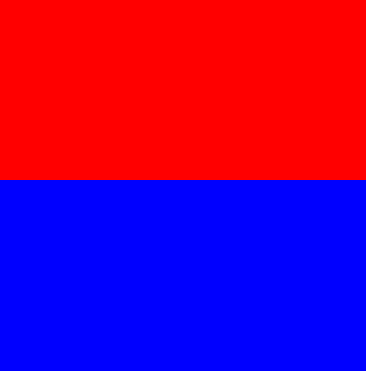
#> input picture 14.Histogram/red_blue.jpg, 366 x 371 px
$ python Histogram.py
#> lines starting #> are read from the running program, lines starting #| are printed output that depends on the picture
"""
* It is a graphical representation of the tonal distribution in an image.
* Contains the number of pixels for each tonal value.

A histogram is a representation of frequency distribution. It is the basis for numerous spatial domain processing
techniques. Histogram manipulation can be used for image enhancement. Contrast is defined as the difference in
intensity between two objects in an image. If the contrast is too low, it is impossible to distinguish between
two objects, and they are seen as a single object.  Histogram equalization is a widely used contrast-enhancement
technique in image processing because of its high eﬃciency and simplicity. It is one of the sophisticated methods for
modifying the dynamic range and contrast of an image by altering that image such that its intensity histogram has the
desired shape. It can be classified into two branches as per the transformation function is used.
"""

import cv2
import matplotlib.pyplot as plt
import numpy as np

# Transfer img in
img = cv2.imread("red_blue.jpg")
#> img is the input picture: shape (371, 366, 3); mean B, G, R 131.3, 0, 123.7
img_vis = cv2.cvtColor(img, cv2.COLOR_BGR2RGB)
plt.figure(), plt.imshow(img_vis), plt.title("red_blue RGB")

print(img.shape)
#| (371, 366, 3)

# Histogram
img_hist = cv2.calcHist([img], channels=[0], mask=None, histSize=[256], ranges=[0, 256])
#> img_hist = 256 values, max 69906 at index 255, min 0 at index 1, mean 530.4
print(img_hist.shape)
#| (256, 1)
plt.figure(), plt.plot(img_hist), plt.title("red_blue RGB")

# Colorful Histogram
color = ("b", "g", "r")
plt.figure()
for i, c in enumerate(color):  # i = index, c = value of index
    hist = cv2.calcHist([img], channels=[i], mask=None, histSize=[256], ranges=[0, 256])
    plt.plot(hist, color=c)

# Golden Gate
golden_gate = cv2.imread("goldenGate.jpg")
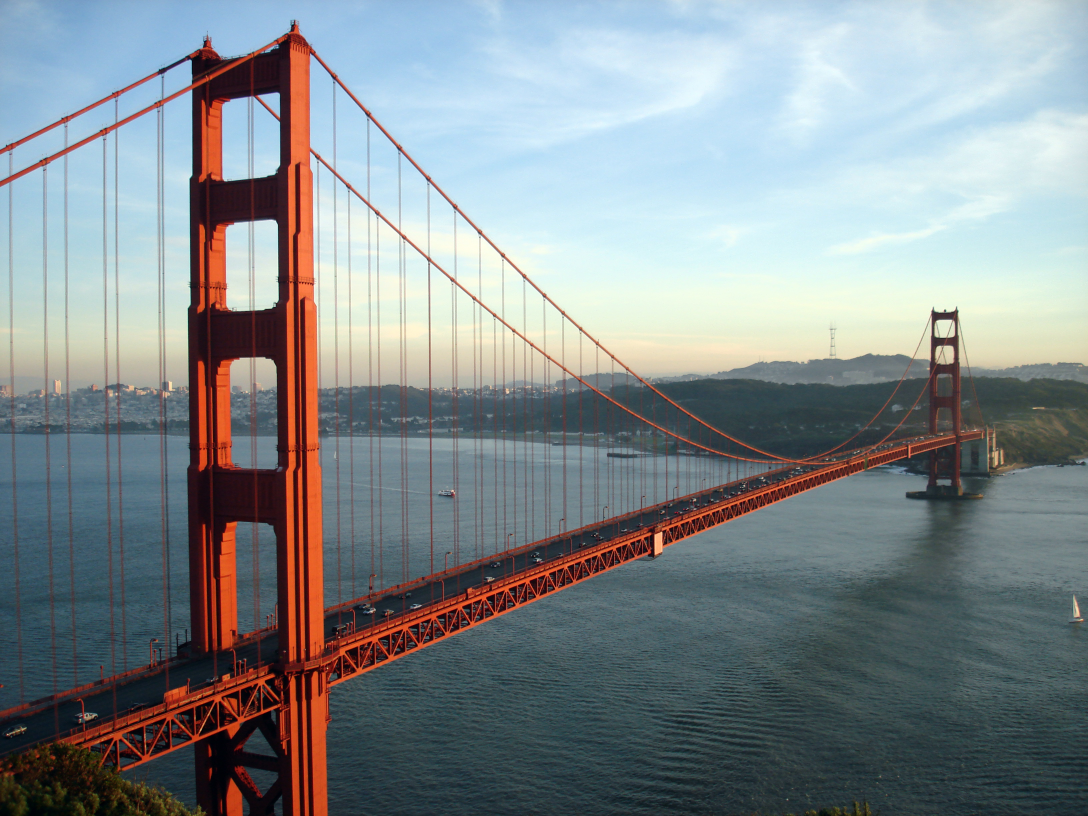
#> input picture 14.Histogram/goldenGate.jpg, 3264 x 2448 px (shown at 1/3 size)
#> golden_gate is the input picture: shape (2448, 3264, 3); mean B, G, R 141.3, 138.3, 130.3
golden_gate_vis = cv2.cvtColor(golden_gate, cv2.COLOR_BGR2RGB)
plt.figure(), plt.imshow(golden_gate_vis)

# Mask
mask = np.zeros(golden_gate.shape[:2], np.uint8)

print("info ")
print(golden_gate.shape)
#| (2448, 3264, 3)
print(golden_gate.shape[:2])
#| (2448, 3264)

plt.figure(), plt.imshow(mask, cmap="gray")

mask[1500:2000, 1000:2000] = 255
plt.figure(), plt.imshow(mask, cmap="gray")

masked_img_vis = cv2.bitwise_and(golden_gate_vis, golden_gate_vis, mask=mask)
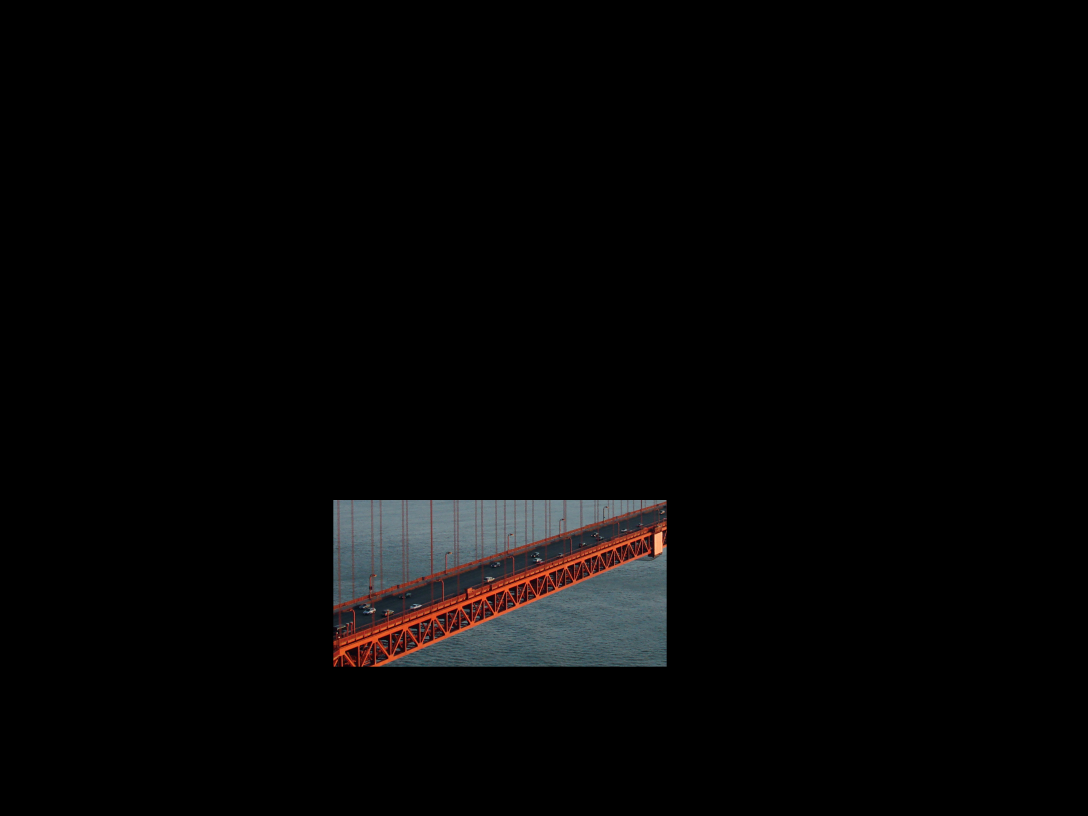
#> masked_img_vis: shape (2448, 3264, 3) (shown at 1/3 size); mean R, G, B 5.8, 5.3, 5.4
plt.figure(), plt.imshow(masked_img_vis, cmap="gray")

masked_img = cv2.bitwise_and(golden_gate, golden_gate, mask=mask)
masked_img_hist = cv2.calcHist([golden_gate], channels=[0], mask=mask, histSize=[256], ranges=[0, 256])
#> masked_img_hist = 256 values, max 7664 at index 105, min 0 at index 182, mean 1953.1
plt.figure(), plt.plot(masked_img_hist)

# Histogram equalization
img = cv2.imread("hist_equ.jpg", 0)
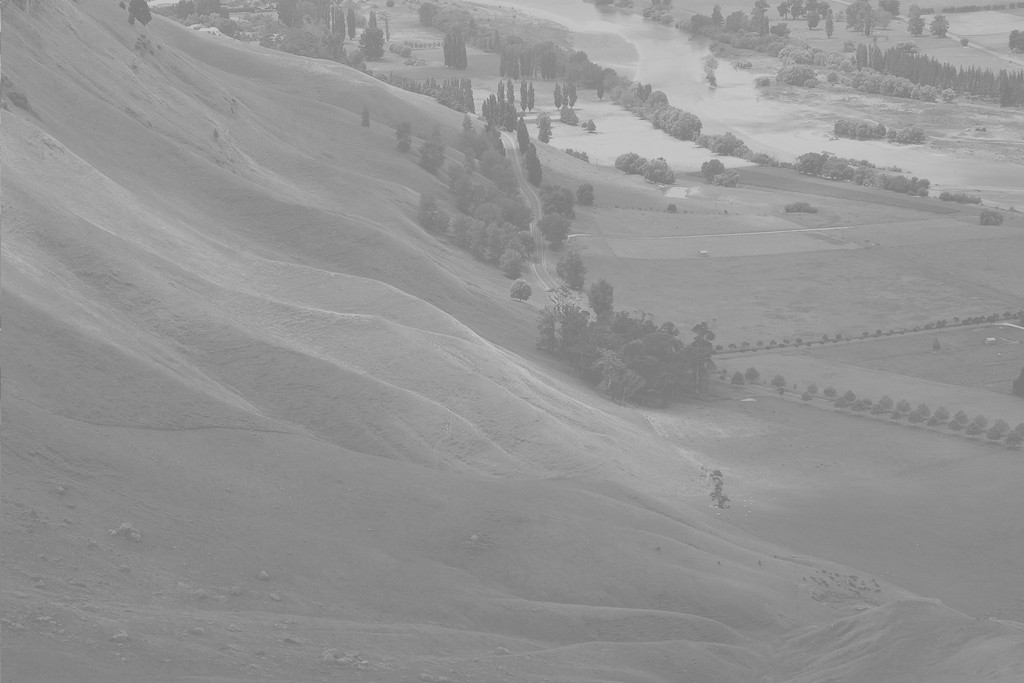
#> input picture 14.Histogram/hist_equ.jpg, 1024 x 683 px
#> img is the input picture: shape (683, 1024); min 114, max 208, mean 148
plt.figure(), plt.imshow(img, cmap="gray")

img_hist = cv2.calcHist([img], channels=[0], mask=None, histSize=[256], ranges=[0, 256])
#> img_hist = 256 values, max 28701 at index 137, min 0 at index 0, mean 2732
plt.figure(), plt.plot(img_hist)

eq_hist = cv2.equalizeHist(img)
plt.figure(), plt.imshow(eq_hist, cmap="gray")

eq_img_hist = cv2.calcHist([eq_hist], channels=[0], mask=None, histSize=[256], ranges=[0, 256])
#> eq_img_hist = 256 values, max 28701 at index 63, min 0 at index 5, mean 2732
plt.figure(), plt.plot(eq_img_hist)

# Last example
img = cv2.imread("img1.jpg", 0)
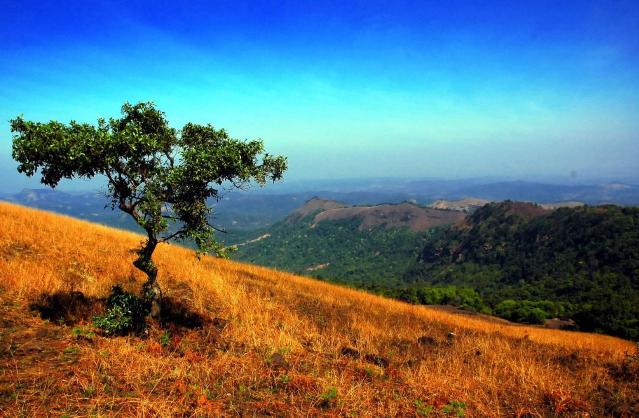
#> input picture 14.Histogram/img1.JPG, 1278 x 836 px, found by its file name (shown at 1/2 size)
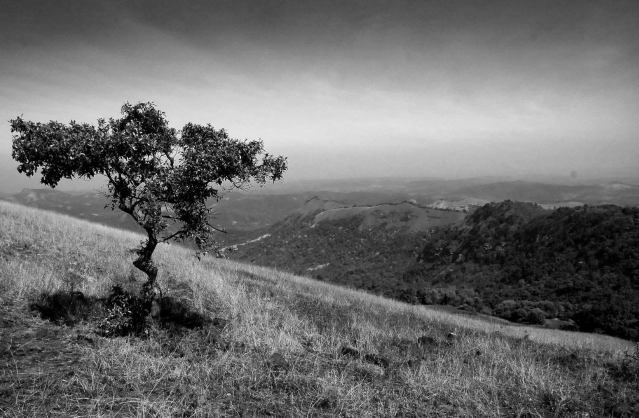
#> img: shape (836, 1278) (shown at 1/2 size); min 0, max 255, mean 108.7
plt.figure(), plt.imshow(img, cmap="gray"), plt.title("img in gray scale")

img_hist = cv2.calcHist([img], channels=[0], mask=None, histSize=[256], ranges=[0, 256])
#> img_hist = 256 values, max 8440 at index 79, min 0 at index 253, mean 4173.5
plt.figure(), plt.plot(img_hist), plt.title("img gray histogram graph")

# img equalize histogram

eq_hist = cv2.equalizeHist(img)
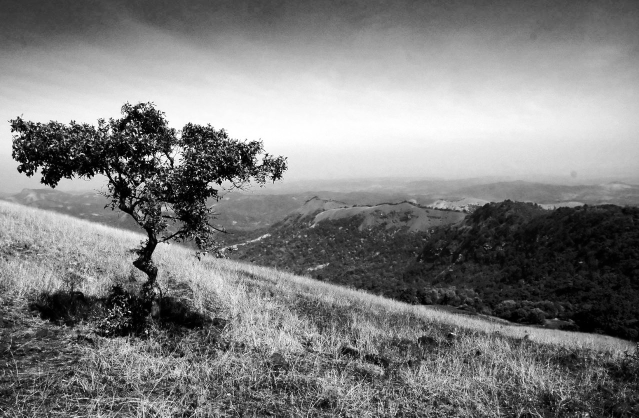
#> eq_hist: shape (836, 1278) (shown at 1/2 size); min 0, max 255, mean 127.2
plt.figure(), plt.imshow(eq_hist, cmap="gray"), plt.title("img equalized hist")

eq_img_hist = cv2.calcHist([eq_hist], channels=[0], mask=None, histSize=[256], ranges=[0, 256])
#> eq_img_hist = 256 values, max 8440 at index 83, min 0 at index 51, mean 4173.5
plt.figure(), plt.plot(eq_img_hist), plt.title("img equalized hist graphic")

plt.show()
#> figure, not shown here; curve peaks at x = 255, y = 69906
#> figure, not shown here; curve peaks at x = 255, y = 69906; curve peaks at x = 0, y = 135786; curve peaks at x = 0, y = 69906
#> figure, not shown here; curve peaks at x = 105, y = 7664
#> figure, not shown here; curve peaks at x = 137, y = 28701
#> figure, not shown here; curve peaks at x = 63, y = 28701
#> figure, not shown here; curve peaks at x = 79, y = 8440
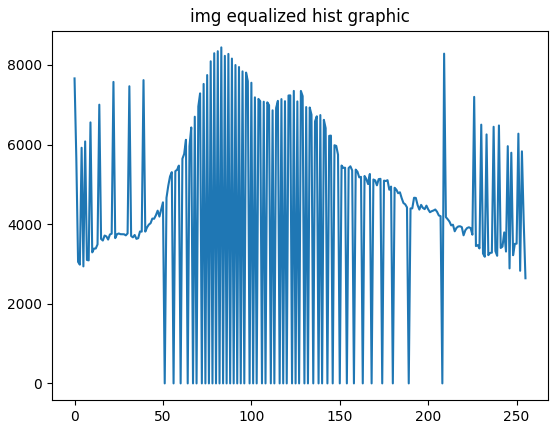
#> figure drawn by matplotlib, 1 panel; curve peaks at x = 83, y = 8440
